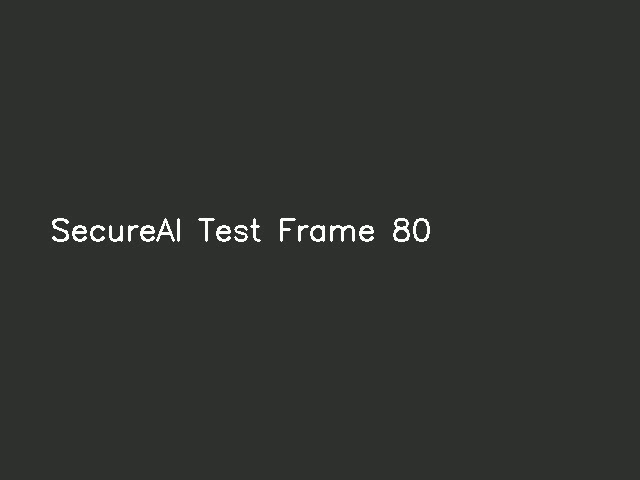
#> input picture datasets/train/real/frame_0016.jpg, 640 x 480 px; its folder holds only this picture in this run
$ python sbi_dataset.py
#> lines starting #> are read from the running program, lines starting #| are printed output that depends on the picture; after the words box and inside, x2 and y2 are one past the last pixel; in counts of white or black regions, pixels touching at a corner belong together
"""
Self-Blended Images (SBI) dataset.

Based on:
  Shiohara & Yamasaki, "Detecting Deepfakes with Self-Blended Images",
  CVPR 2022. https://arxiv.org/abs/2204.08376

Key idea: generate synthetic "fake" training samples by self-blending a real
face image back onto a perturbed copy of itself. The model learns to detect
the subtle blending artifacts that appear wherever any fake manipulation has
occurred. This generalizes to unseen deepfake methods because all face-swap /
reenactment / diffusion techniques leave blending traces.

This implementation is simplified for pre-cropped face frames (224x224):
  - Uses an elliptical mask centered on the image (no landmark detection needed)
  - Alpha-blends perturbed source onto target
  - Perturbations: color jitter, small geometric transforms, blur

Usage:
    from ai_model.training.sbi_dataset import SBIDataset
    ds = SBIDataset("datasets/celeb_df_v2_frames/train/real", transform=train_tf)
    loader = DataLoader(ds, batch_size=64, shuffle=True)
"""
from __future__ import annotations

import random
from pathlib import Path
from typing import List, Optional

import cv2
import numpy as np
from PIL import Image, ImageFilter
from torch.utils.data import Dataset


# ---------------------------------------------------------------------------
# Core SBI operation
# ---------------------------------------------------------------------------
def _random_color_jitter(img: np.ndarray, rng: random.Random) -> np.ndarray:
    """Small color perturbation: brightness, contrast, saturation, hue."""
    hsv = cv2.cvtColor(img, cv2.COLOR_RGB2HSV).astype(np.int32)
    hsv[..., 0] = (hsv[..., 0] + rng.randint(-8, 8)) % 180        # hue shift
    hsv[..., 1] = np.clip(hsv[..., 1] * rng.uniform(0.85, 1.15), 0, 255)  # saturation
    hsv[..., 2] = np.clip(hsv[..., 2] * rng.uniform(0.85, 1.15), 0, 255)  # brightness
    return cv2.cvtColor(hsv.astype(np.uint8), cv2.COLOR_HSV2RGB)


def _random_geometric(img: np.ndarray, rng: random.Random) -> np.ndarray:
    """Small scale/rotate/translate to create blending-boundary artifacts."""
    h, w = img.shape[:2]
    angle = rng.uniform(-4, 4)
    scale = rng.uniform(0.97, 1.03)
    tx = rng.uniform(-0.02, 0.02) * w
    ty = rng.uniform(-0.02, 0.02) * h
    M = cv2.getRotationMatrix2D((w / 2, h / 2), angle, scale)
    M[0, 2] += tx
    M[1, 2] += ty
    return cv2.warpAffine(img, M, (w, h), borderMode=cv2.BORDER_REFLECT_101)


def _maybe_blur(img: np.ndarray, rng: random.Random) -> np.ndarray:
    """Occasional light blur to simulate rendering softness."""
    if rng.random() < 0.3:
        k = rng.choice([3, 5])
        img = cv2.GaussianBlur(img, (k, k), 0)
    return img


def _build_elliptical_mask(h: int, w: int, rng: random.Random) -> np.ndarray:
    """Soft elliptical mask centered on the image, slightly jittered per sample."""
    mask = np.zeros((h, w), dtype=np.float32)
    cx = w // 2 + rng.randint(-4, 4)
    cy = h // 2 + rng.randint(-4, 4)
    # Axes sized to cover face region (pre-cropped frames are mostly face)
    ax = int(w * rng.uniform(0.35, 0.45))
    ay = int(h * rng.uniform(0.40, 0.50))
    angle = rng.uniform(-15, 15)
    cv2.ellipse(mask, (cx, cy), (ax, ay), angle, 0, 360, 1.0, -1)
    # Soft edges: blur the mask so blending is gradient-like (no hard seam)
    mask = cv2.GaussianBlur(mask, (0, 0), sigmaX=rng.uniform(6, 12))
    return np.clip(mask, 0, 1)


def self_blend(img_rgb: np.ndarray, rng: Optional[random.Random] = None) -> np.ndarray:
    """
    Generate a self-blended fake from a real face image.

    Args:
        img_rgb: HxWx3 uint8 RGB array
        rng:     optional seeded RNG

    Returns:
        HxWx3 uint8 RGB array (the SBI fake)
    """
    if rng is None:
        rng = random
    target = img_rgb.copy()
    source = img_rgb.copy()

    # Perturb the source: it's the thing that gets blended back on
    source = _random_color_jitter(source, rng)
    source = _random_geometric(source, rng)
    source = _maybe_blur(source, rng)

    # Also lightly perturb target (not too much — the reference stays nearly real)
    if rng.random() < 0.5:
        target = _random_color_jitter(target, rng)

    # Build soft face mask
    h, w = img_rgb.shape[:2]
    mask = _build_elliptical_mask(h, w, rng)
    mask3 = mask[..., None]

    # Alpha-blend source into target along the mask
    blended = source.astype(np.float32) * mask3 + target.astype(np.float32) * (1 - mask3)
    return np.clip(blended, 0, 255).astype(np.uint8)


# ---------------------------------------------------------------------------
# Dataset
# ---------------------------------------------------------------------------
class SBIDataset(Dataset):
    """
    Emits a mix of real frames (label=0) and SBI-fakes (label=1).

    Each __getitem__ with probability `sbi_prob` generates an SBI fake from the
    chosen real image; otherwise returns the real image unchanged. Standard
    post-transforms (flip, jitter, tensor, normalize) run on either output.

    Args:
        root:      directory containing *.jpg real face frames
        transform: torchvision transform applied to PIL Images (should end with ToTensor+Normalize)
        sbi_prob:  fraction of samples generated as SBI fakes (default 0.5)
        seed:      RNG seed for reproducibility of SBI generation
    """

    def __init__(
        self,
        root: str,
        transform=None,
        sbi_prob: float = 0.5,
        seed: Optional[int] = None,
        extensions: tuple = (".jpg", ".jpeg", ".png"),
    ):
        self.root = Path(root)
        self.transform = transform
        self.sbi_prob = sbi_prob
        self.files: List[Path] = sorted(
            f for f in self.root.rglob("*") if f.suffix.lower() in extensions
        )
        if not self.files:
            raise FileNotFoundError(f"No images found under {root}")
        self._seed = seed

    def __len__(self) -> int:
        return len(self.files)

    def __getitem__(self, idx: int):
        # Per-sample RNG so workers are deterministic given a seed
        if self._seed is not None:
            rng = random.Random(self._seed + idx)
        else:
            rng = random.Random()

        path = self.files[idx]
        img = np.array(Image.open(path).convert("RGB"))

        if rng.random() < self.sbi_prob:
            img = self_blend(img, rng=rng)
            label = 1
        else:
            label = 0

        pil = Image.fromarray(img)
        if self.transform is not None:
            pil = self.transform(pil)
        return pil, label


# ---------------------------------------------------------------------------
# Debugging / visualization helper
# ---------------------------------------------------------------------------
def save_sbi_examples(real_dir: str, out_dir: str, n: int = 8, seed: int = 42):
    """
    Save n side-by-side (real, sbi) comparison images for visual inspection.
    Useful to verify the SBI pipeline produces plausible-looking fakes.
    """
#> called with real_dir = 'datasets/celeb_df_v2_frames/train/real', out_dir = 'ai_model/training/sbi_examples', n = 8, seed = 42
    rng = random.Random(seed)
    out = Path(out_dir)
    out.mkdir(parents=True, exist_ok=True)
    files = sorted(Path(real_dir).glob("*.jpg"))
    rng.shuffle(files)
    files = files[:n]
    for i, f in enumerate(files):
        real = np.array(Image.open(f).convert("RGB"))
#> real is the input picture: shape (480, 640, 3); mean R, G, B 47.7, 49.7, 46.7
        fake = self_blend(real, rng=random.Random(seed + i))
#> in _random_color_jitter, `hsv = cv2.cvtColor(img, cv2.COLOR_RGB2HSV).astype(np.int32)`:
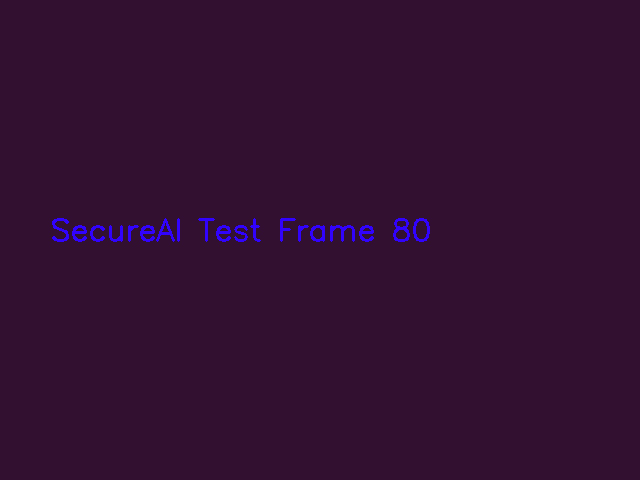
#> hsv: shape (480, 640, 3) int32; mean R, G, B 50, 15.9, 49.7
#> in _build_elliptical_mask, `cv2.ellipse(mask, (cx, cy), (ax, ay), angle, 0, 360, 1.0, -1)`:
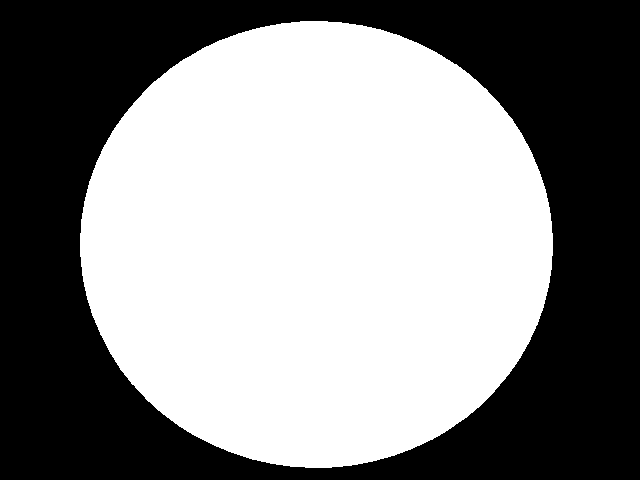
#> mask: shape (480, 640) float32; values 0 (black) and 1 (white), 54% white; 1 black region, box (x1, y1, x2, y2) and area: (0, 0, 640, 480) 141374
        side_by_side = np.concatenate([real, fake], axis=1)
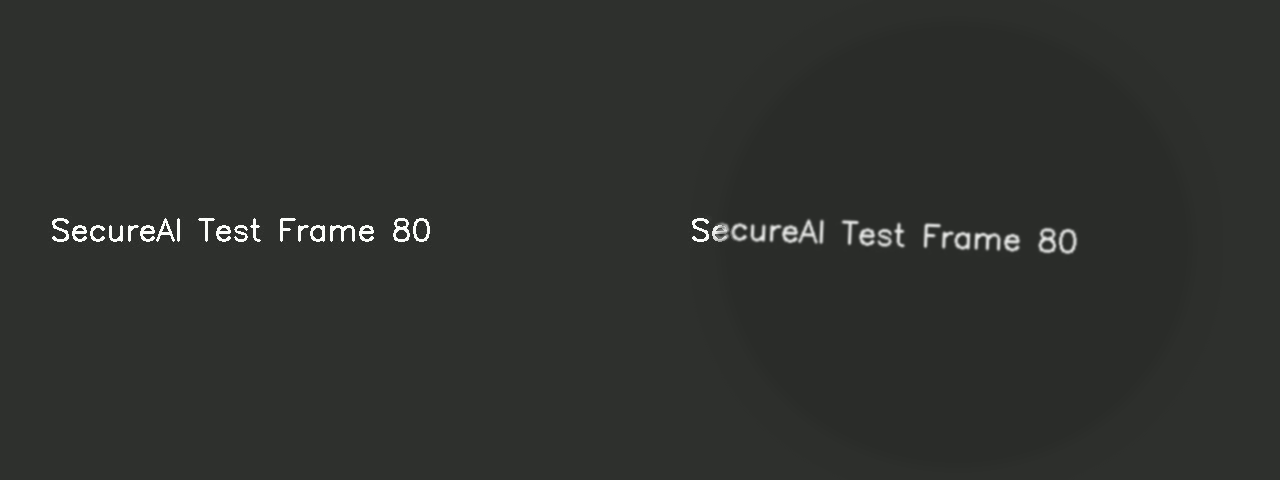
#> side_by_side: shape (480, 1280, 3); mean R, G, B 46.5, 48.5, 45.5
        Image.fromarray(side_by_side).save(out / f"sbi_example_{i:02d}.jpg", quality=90)
    print(f"Saved {len(files)} comparison examples to {out}")


if __name__ == "__main__":
    # Quick visual test
    import argparse
    parser = argparse.ArgumentParser()
    parser.add_argument("--real-dir", default="datasets/celeb_df_v2_frames/train/real")
    parser.add_argument("--out-dir", default="ai_model/training/sbi_examples")
    parser.add_argument("--n", type=int, default=8)
    args = parser.parse_args()
    save_sbi_examples(args.real_dir, args.out_dir, n=args.n)
